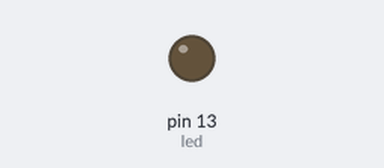
Recording of a sketch running on a simulated Arduino Uno, built with avr-gcc and run on an emulated ATmega328P. On the bench: output pins drawn as LEDs (lit = HIGH).

Above: at 0.05 s.
At 0.45 s:
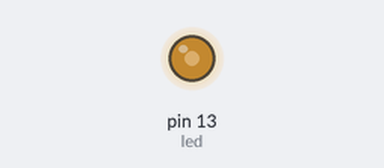
At 0.85 s:
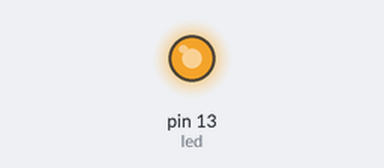
At 1.65 s:
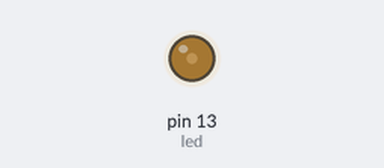
Timing chart, 0 to 4.1 s (numbered marks = the images above):
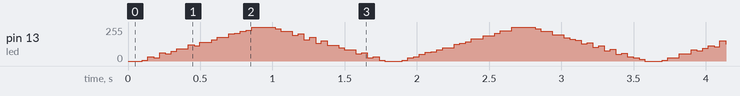

The sketch:

201901723_Assignment6.ino
```cpp
/*
201901723 정보통신공학과 최가은
2022.10.07.금
digitalWrite을 사용하여 analogWrite를 구현했습니다.
digital 핀으로만 코딩을 하여 analogWrite와 유사한 결과를 도출해내는 것이 신기하였고 재미있는 실습이 되었다고 생각합니다.
*/

int led = 13;

void setup() {
//  Serial.begin(9600);
  pinMode(led, OUTPUT);
}

void loop() {
  int high_delay, i;    // 증가할 때 사
  int low_delay, j;     // 감소할 때 사용

  // high delay 0 to 9
  // another for loop : 9 to 0
  for(high_delay = 0 ; high_delay < 10 ; high_delay++){
    for(i = 0 ; i < 10 ; i++){
      digitalWrite(led, HIGH);
      delay(high_delay);
      digitalWrite(led, LOW);
      delay(9-high_delay);
    }
  }

  for(low_delay = 9 ; low_delay >= 0 ; low_delay--){
    for(i = 0 ; i < 10 ; i++){
      digitalWrite(led, HIGH);
      delay(low_delay);
      digitalWrite(led, LOW);
      delay(9-low_delay);
    }
  }
}
```
